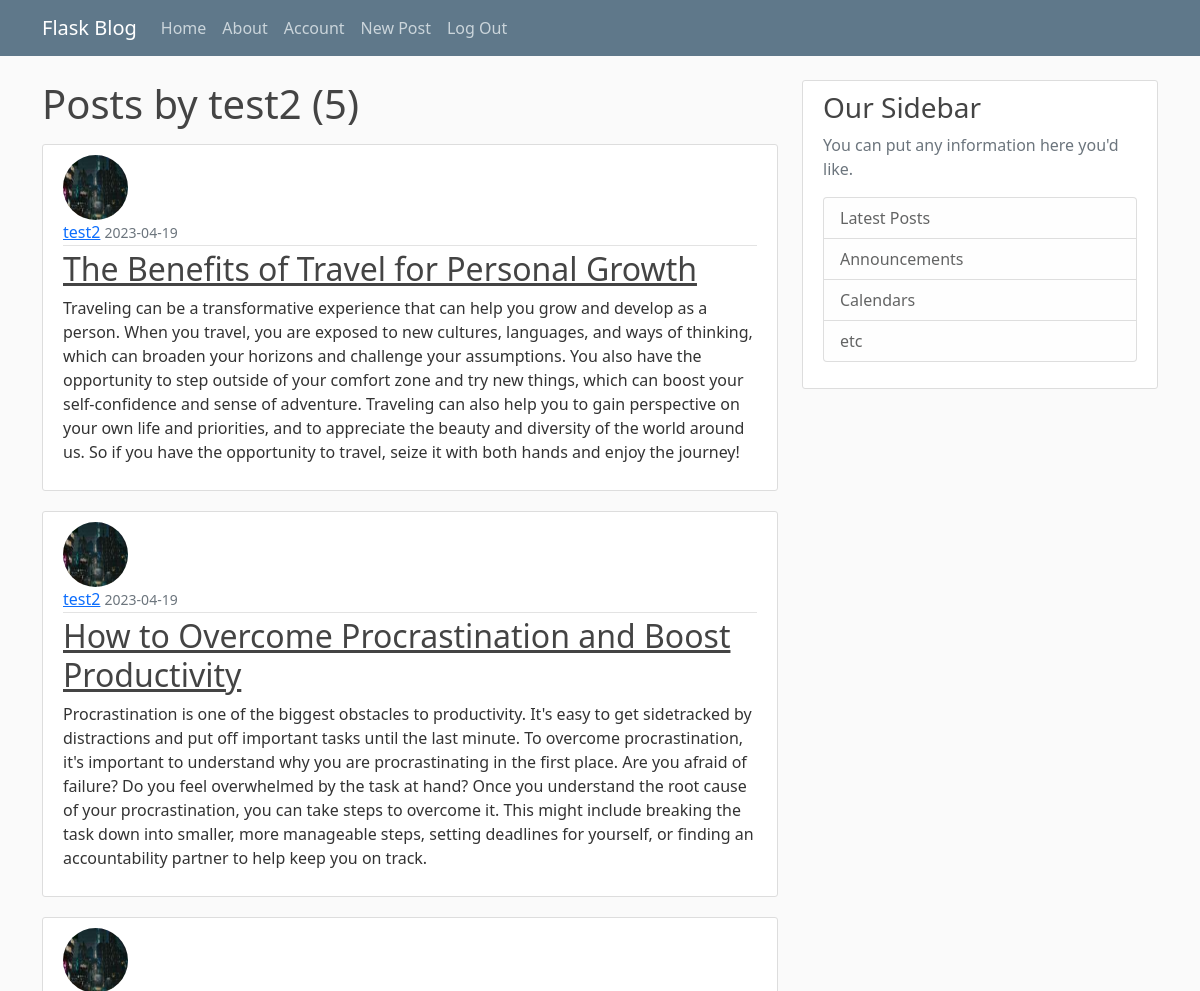
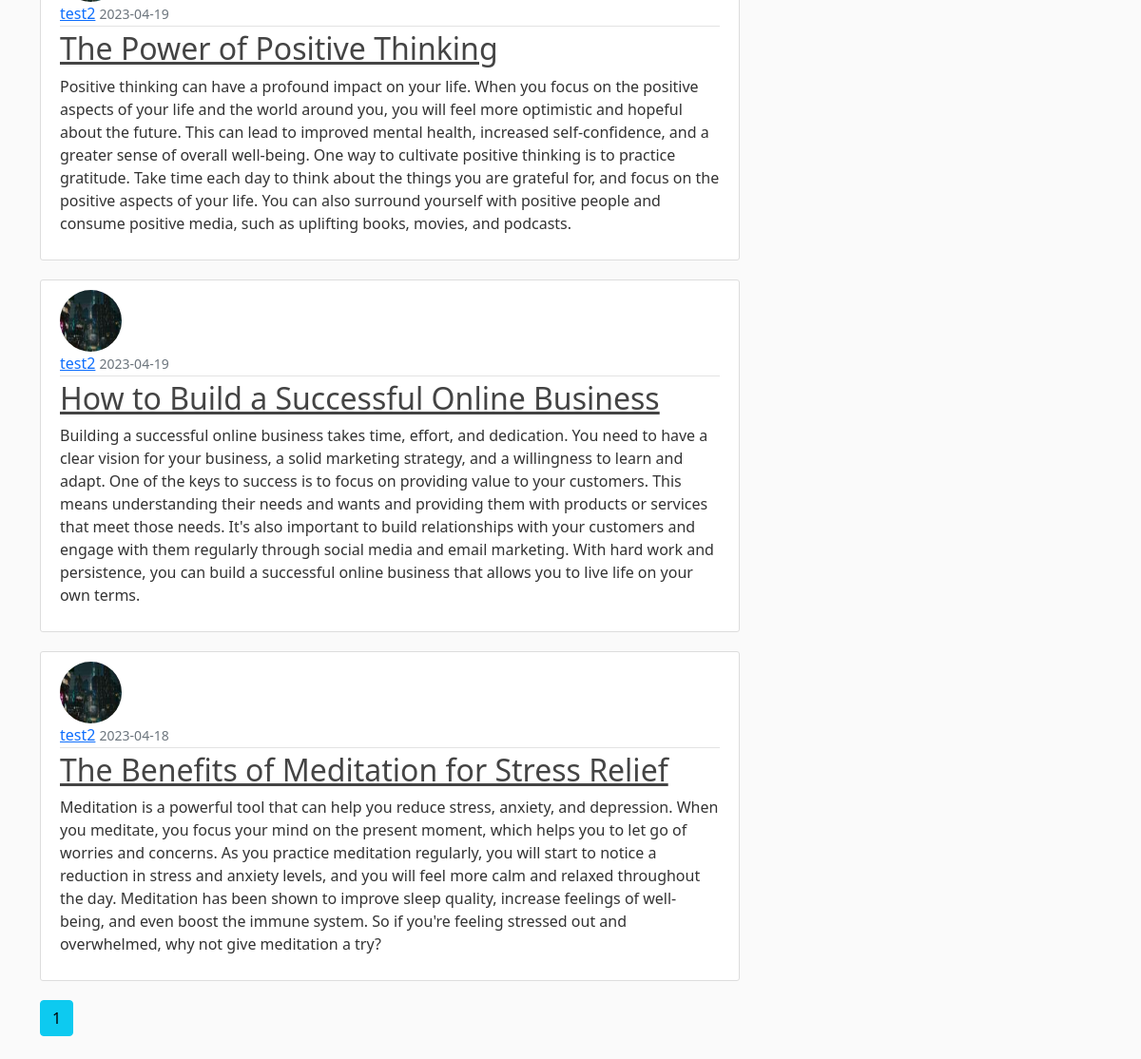
/user/test2 (signed in), run on the app's committed database (2 pictures, top to bottom).
### flaskBlog/models.py (models this page shows, shortened)
class Users(db.Model, UserMixin):
    id = db.Column(db.Integer, primary_key=True)
    username = db.Column(db.String(20), unique=True, nullable=False)
    email = db.Column(db.String(120), unique=True, nullable=False)
    image_file = db.Column(db.String(20), nullable=False, default='default.jpg')
    password = db.Column(db.String(60), nullable=False)
    posts = db.relationship('Post', backref='author', lazy=True)

class Post(db.Model):
    id = db.Column(db.Integer, primary_key=True)
    title = db.Column(db.String(100), nullable=False)
    date_posted = db.Column(db.DateTime, nullable=False, default=datetime.utcnow)
    content = db.Column(db.Text, nullable=False)
    user_id = db.Column(db.Integer, db.ForeignKey('users.id'), nullable=False)

### flaskBlog/users/routes.py (the view)
@users.route("/user/<string:username>")
def user_posts(username):
    page = request.args.get('page', 1, type=int)
    user = Users.query.filter_by(username=username).first_or_404()
    posts = Post.query.filter_by(author=user)\
        .order_by(Post.date_posted.desc())\
        .paginate(page=page, per_page=5)
    return render_template('user_posts.html', posts=posts, user=user)

### flaskBlog/models.py (called while the page is built)
@login_manager.user_loader
def load_user(user_id):
    return Users.query.get(int(user_id))

### flaskBlog/templates/user_posts.html
{% extends "layout.html" %}
{% block content %}
  <h1 class="mb-3">Posts by {{ user.username }} ({{ posts.total }})</h1>
  {% for post in posts.items %}
  <article class="media content-section">
    <img src="{{ url_for('static', filename='profile_pics/' + post.author.image_file )}}" alt="{{ post.author.username }} profile picture" class="rounded-circle article-img">
    <div class="media-body">
      <div class="article-metadata">
        <a class="mr-2" href="#">{{ post.author.username }}</a>
        <small class="text-muted">{{ post.date_posted.strftime('%Y-%m-%d') }}</small>
      </div>
      <h2><a class="article-title" href="{{ url_for('posts.post', post_id=post.id ) }}">{{ post.title }}</a></h2>
      <p class="article-content">{{ post.content }}</p>
    </div>
  </article>
  {% endfor %}
  {% for page_num in posts.iter_pages(left_edge=1, right_edge=1, left_current=1, right_current=2) %}
    {% if page_num %}
      {% if posts.page == page_num %}
        <a class="btn btn-info mb-4" href="{{ url_for('users.user_posts', username=user.username, page=page_num )}}">{{ page_num }}</a>
      {% else %}
        <a class="btn btn-outline-info mb-4" href="{{ url_for('users.user_posts', username=user.username, page=page_num )}}">{{ page_num }}</a>
      {% endif %}
    {% else %}
      ...
    {% endif %}
  {% endfor %}
{% endblock content %}

### flaskBlog/static/main.css (style rules this page uses)
body { background: #fafafa; color: #333333; margin-top: 5rem; }
h1, h2, h3, h4, h5, h6 { color: #444444; }
.content-section { background: #ffffff; padding: 10px 20px; border: 1px solid #dddddd; border-radius: 3px; margin-bottom: 20px; }
.article-title { color: #444444; }
.article-content { white-space: pre-line; }
.article-img { height: 65px; width: 65px; margin-right: 16px; }
.article-metadata { padding-bottom: 1px; margin-bottom: 4px; border-bottom: 1px solid #e3e3e3 }

### data on the page
Users: username "test2"
Post: image_file (picture), author.username "test2", date_posted "2023-04-19", title "The Benefits of Travel for Personal Growth", content "Traveling can be a transformative experience that can help you grow and develop as a person. When you travel, you are exposed to new cultures, languages, and ways of thinking, which can broaden your horizons and challenge your assumptions. You also have the opportunity to step outside of your comfort zone and try new things, which can boost your self-confidence and sense of adventure. Traveling can also help you to gain perspective on your own life and priorities, and to appreciate the beauty and diversity of the world around us. So if you have the opportunity to travel, seize it with both hands and enjoy the journey!"
Post: image_file (picture), author.username "test2", date_posted "2023-04-19", title "How to Overcome Procrastination and Boost Productivity", content "Procrastination is one of the biggest obstacles to productivity. It's easy to get sidetracked by distractions and put off important tasks until the last minute. To overcome procrastination, it's important to understand why you are procrastinating in the first place. Are you afraid of failure? Do you feel overwhelmed by the task at hand? Once you understand the root cause of your procrastination, you can take steps to overcome it. This might include breaking the task down into smaller, more manageable steps, setting deadlines for yourself, or finding an accountability partner to help keep you on track."
Post: image_file (picture), author.username "test2", date_posted "2023-04-19", title "The Power of Positive Thinking", content "Positive thinking can have a profound impact on your life. When you focus on the positive aspects of your life and the world around you, you will feel more optimistic and hopeful about the future. This can lead to improved mental health, increased self-confidence, and a greater sense of overall well-being. One way to cultivate positive thinking is to practice gratitude. Take time each day to think about the things you are grateful for, and focus on the positive aspects of your life. You can also surround yourself with positive people and consume positive media, such as uplifting books, movies, and podcasts."
Post: image_file (picture), author.username "test2", date_posted "2023-04-19", title "How to Build a Successful Online Business", content "Building a successful online business takes time, effort, and dedication. You need to have a clear vision for your business, a solid marketing strategy, and a willingness to learn and adapt. One of the keys to success is to focus on providing value to your customers. This means understanding their needs and wants and providing them with products or services that meet those needs. It's also important to build relationships with your customers and engage with them regularly through social media and email marketing. With hard work and persistence, you can build a successful online business that allows you to live life on your own terms."
Post: image_file (picture), author.username "test2", date_posted "2023-04-18", title "The Benefits of Meditation for Stress Relief", content "Meditation is a powerful tool that can help you reduce stress, anxiety, and depression. When you meditate, you focus your mind on the present moment, which helps you to let go of worries and concerns. As you practice meditation regularly, you will start to notice a reduction in stress and anxiety levels, and you will feel more calm and relaxed throughout the day. Meditation has been shown to improve sleep quality, increase feelings of well-being, and even boost the immune system. So if you're feeling stressed out and overwhelmed, why not give meditation a try?"

### other printed values
{{ posts.total }} "5"
{{ page_num }} "1"
